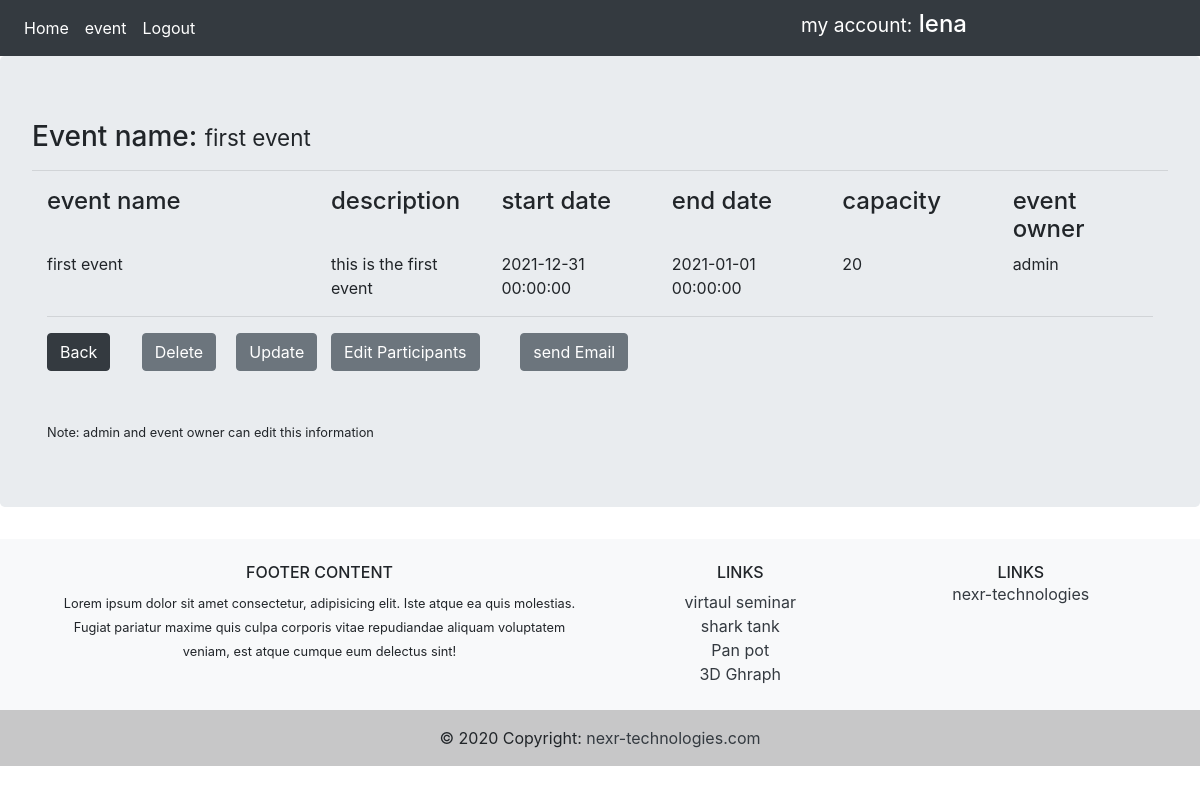
Page /event/1 (signed in) on the committed database.
### app/models.py (models this page shows, shortened)
class User(db.Model, UserMixin):
    id = db.Column(db.Integer, primary_key=True)
    username = db.Column(db.String(30), unique=True, nullable=False)
    email = db.Column(db.String(60), unique=True, nullable=False)
    password = db.Column(db.String(60), nullable=False)
    events = db.relationship('Event', backref='eventowner', lazy=True)
    roles = db.relationship('Role', backref='roleuser', lazy=True)

class Event(db.Model):
    id = db.Column(db.Integer, primary_key=True)
    name = db.Column(db.String(120), nullable=False)
    description = db.Column(db.String(120), nullable=False)
    startdate = db.Column(db.DateTime, nullable=False,
                          default=datetime.datetime.now)
    enddate = db.Column(db.DateTime, nullable=False,
                        default=datetime.datetime.now)
    capacity = db.Column(db.Integer, nullable=True)
    user_id = db.Column(db.Integer, db.ForeignKey('user.id'), nullable=False)
    participants = db.relationship(
        'Participant', backref='eventParticipant', lazy=True)

### app/routes.py (the view)
@app.route('/event/<int:event_id>', methods=['GET', 'POST'])
def eventdetail(event_id):
    event = Event.query.get_or_404(event_id)
    Access = checkAccess()
    return render_template('eventdetail.html', form=event, Access=Access)

### app/models.py (called while the page is built)
@login_manager.user_loader
def load_user(user_id):
    return User.query.get(int(user_id))

### app/routes.py (called while the page is built)
def checkAccess():
    Access = False
    user = Role.query.filter_by(rolename_id=2, user_id=current_user.id).first()
    if user or current_user.is_authenticated or current_user.username == 'admin':
        Access = True
    return Access

### app/templates/eventdetail.html
{% extends 'base.html' %}
{% block content %}
<h3> Event name: <small> {{ form.name }}</small></h3>
<hr />
<div class="container">
    <form action="" method="post">
        <div class="row">
            <div class="col-3">
                <h4>event name</h4>
            </div>
            <div class="col-sm">
                <h4>description</h4>
            </div>
            <div class="col-sm">
                <h4>start date</h4>
            </div>
            <div class="col-sm">
                <h4>end date</h4>
            </div>
            <div class="col-sm">
                <h4>capacity</h4>
            </div>
            <div class="col-sm">
                <h4>event owner</h4>
            </div>
        </div>
        <div class="row">
            <div class="col-3">
                {{ form.name }}
            </div>
            <div class="col-sm">
                {{ form.description }}
            </div>
            <div class="col-sm">
                {{ form.startdate }}
            </div>
            <div class="col-sm">
                {{ form.enddate }}
            </div>
            <div class="col-sm">
                {{ form.capacity }}
            </div>
            <div class="col-sm">
                {{ form.eventowner.username }}
            </div>
        </div>
    </form>
    <hr />
    {% if Access %}
    <div class="row">
        <div class="col-1">
            <a href="{{ url_for('event') }}" class="btn btn-dark"> Back </a>
        </div>
        <div class="col-1">
            <a href="{{ url_for('delete', event_id=form.id) }}" class="btn btn-secondary" onclick="window.confirm('Are you sure?')">Delete</a>
        </div>
        <div class="col-1">
            <a href="{{ url_for('update', event_id=form.id) }}" class="btn btn-secondary">Update</a>
        </div>
        <div class="col-2">
            <a href="{{ url_for('participant', event_id=form.id) }}" class="btn btn-secondary">Edit Participants</a>
        </div>
        <div class="col-2">
            <a href="{{ url_for('sendemail', event_id=form.id) }}" class="btn btn-secondary">send Email</a>
        </div>
    </div>
    <br>
    <br>
    <div class="row">
        <div class="col-12">
            <small> Note: admin and event owner can edit this information </small>
        </div>
    </div>
    {% endif %}
</div>
{% endblock %}

### app/templates/include/navbar.html (shortened to what this page needs)
<nav class="navbar navbar-expand-lg navbar-dark bg-dark">
    <div class="navbar-nav">
        <a class="nav-item nav-link active" href="{{ url_for('home') }}">Home</a>
        {% if current_user.is_authenticated %}
        <a class="nav-item nav-link active" href="{{ url_for('event') }}">event</a>
        <a class="nav-item nav-link active" href="{{ url_for('logout') }}">Logout</a>
        {% else %}
        <a class="nav-item nav-link active" href="{{ url_for('login') }}">Login</a>
        {% endif %}
    </div>
    <div class="col-md-8 text-right">
        <h4 class="text-white bg-dark">  <small class="text-white bg-dark"> my account:</small> {{ current_user.username }}</h4>
    </div>
</nav>

### rows in the picture
User: username "lena"
Event: name "first event", description "this is the first event", startdate "2021-12-31 00:00:00", enddate "2021-01-01 00:00:00", capacity "20"
User: eventowner.username "admin"
